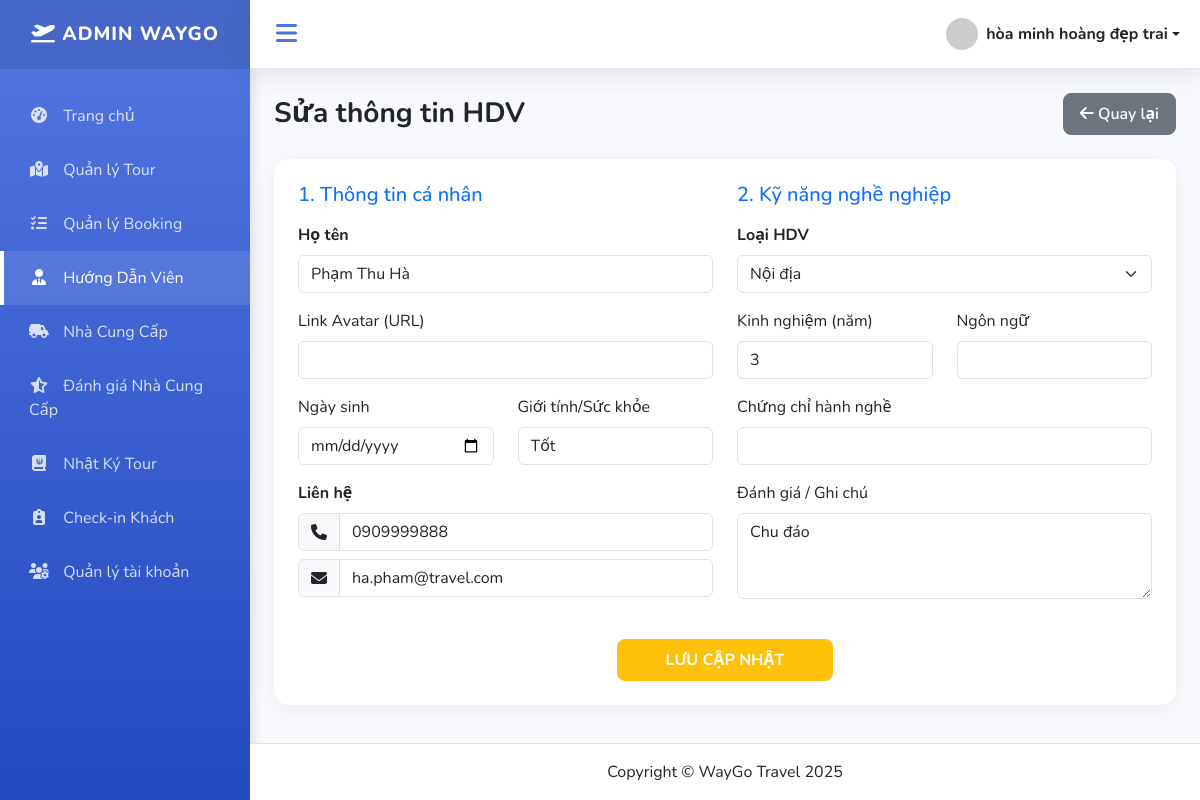
The page /index.php?action=hdv_edit&id=2 (signed in) on the database its author committed.
### tables this page shows
CREATE TABLE `huong_dan_viens` (
  `id` int NOT NULL,
  `ho_ten` varchar(255) NOT NULL,
  `avatar` varchar(255) DEFAULT NULL,
  `ngay_sinh` date DEFAULT NULL,
  `so_dien_thoai` varchar(20) DEFAULT NULL,
  `email` varchar(100) DEFAULT NULL,
  `chung_chi` varchar(255) DEFAULT NULL,
  `ngon_ngu` varchar(100) DEFAULT NULL,
  `kinh_nghiem_nam` int DEFAULT NULL,
  `loai_hdv` enum('Nội địa','Quốc tế') DEFAULT NULL,
  `suc_khoe` varchar(50) DEFAULT NULL,
  `danh_gia` varchar(255) DEFAULT NULL
);

### controllers/HuongDanVienController.php (called while the page is built, shortened)
<?php
class HuongDanVienController
{
    private $model;
    public function __construct()
    {
        $this->model = new HuongDanVienModel();
    }
    public function editHDV()
    {
        $id = $_GET['id'] ?? null;
        $hdv = $this->model->getHDVById($id);
        include PATH_VIEW . 'admin/huong_dan_vien/hdv_edit.php';
    }
}

### index.php (called while the page is built, shortened)
<?php
spl_autoload_register(function ($class) {
    $fileName = "$class.php";
    $fileModel              = PATH_MODEL . $fileName;
});
require_once './routes/index.php';

### models/BaseModel.php (called while the page is built, shortened)
<?php
class BaseModel
{
    public function __construct()
    {
        $dsn = sprintf('mysql:host=%s;port=%s;dbname=%s;charset=utf8', DB_HOST, DB_PORT, DB_NAME);
        try {
            $this->pdo = new PDO($dsn, DB_USERNAME, DB_PASSWORD, DB_OPTIONS);
        } catch (PDOException $e) {
            die("Kết nối cơ sở dữ liệu thất bại: {$e->getMessage()}. Vui lòng thử lại sau.");
        }
    }
}

### models/HuongDanVienModel.php (called while the page is built, shortened)
<?php
class HuongDanVienModel extends BaseModel
{
    protected $table = 'huong_dan_viens';
    public function getHDVById($id)
    {
        $sql = "SELECT * FROM $this->table WHERE id = ?";
        $stmt = $this->pdo->prepare($sql);
        $stmt->execute([$id]);
        return $stmt->fetch(PDO::FETCH_OBJ);
    }
}

### views/admin/huong_dan_vien/hdv_edit.php (the view, shortened to what this page needs)
<?php include PATH_VIEW . 'layouts/header.php'; ?>
<div class="d-flex justify-content-between align-items-center mb-4">
    <h1 class="h3 mb-0 text-gray-800 fw-bold">Sửa thông tin HDV</h1>
    <a href="index.php?action=hdv_list" class="btn btn-secondary">
        <i class="fa-solid fa-arrow-left"></i> Quay lại
    </a>
</div>
<form method="POST" action="" class="card card-modern p-4">
    <div class="row">
        <div class="col-md-6">
            <h5 class="text-primary mb-3">1. Thông tin cá nhân</h5>
            <div class="mb-3">
                <label class="form-label fw-bold">Họ tên</label>
                <input type="text" name="ho_ten" value="<?= $hdv->ho_ten ?>" class="form-control" required>
            </div>
            <div class="mb-3">
                <label class="form-label">Link Avatar (URL)</label>
                <input type="text" name="avatar" value="<?= $hdv->avatar ?>" class="form-control">
            </div>
            <div class="row">
                <div class="col-md-6 mb-3">
                    <label class="form-label">Ngày sinh</label>
                    <input type="date" name="ngay_sinh" value="<?= $hdv->ngay_sinh ?>" class="form-control">
                </div>
                <div class="col-md-6 mb-3">
                    <label class="form-label">Giới tính/Sức khỏe</label>
                    <input type="text" name="suc_khoe" value="<?= $hdv->suc_khoe ?>" class="form-control" placeholder="Tốt/Bình thường">
                </div>
            </div>
            <div class="mb-3">
                <label class="form-label fw-bold">Liên hệ</label>
                <div class="input-group mb-2">
                    <span class="input-group-text"><i class="fa-solid fa-phone"></i></span>
                    <input type="text" name="so_dien_thoai" value="<?= $hdv->so_dien_thoai ?>" class="form-control">
                </div>
                <div class="input-group">
                    <span class="input-group-text"><i class="fa-solid fa-envelope"></i></span>
                    <input type="email" name="email" value="<?= $hdv->email ?>" class="form-control">
                </div>
            </div>
        </div>
        <div class="col-md-6">
            <h5 class="text-primary mb-3">2. Kỹ năng nghề nghiệp</h5>
            <div class="mb-3">
                <label class="form-label fw-bold">Loại HDV</label>
                <select name="loai_hdv" class="form-select">
                    <option value="Nội địa" <?= $hdv->loai_hdv=='Nội địa'?'selected':'' ?>>Nội địa</option>
                </select>
            </div>
            <div class="row">
                <div class="col-md-6 mb-3">
                    <label class="form-label">Kinh nghiệm (năm)</label>
                    <input type="number" name="kinh_nghiem_nam" value="<?= $hdv->kinh_nghiem_nam ?>" class="form-control">
                </div>
                <div class="col-md-6 mb-3">
                    <label class="form-label">Ngôn ngữ</label>
                    <input type="text" name="ngon_ngu" value="<?= $hdv->ngon_ngu ?>" class="form-control">
                </div>
            </div>
            <div class="mb-3">
                <label class="form-label">Chứng chỉ hành nghề</label>
                <input type="text" name="chung_chi" value="<?= $hdv->chung_chi ?>" class="form-control">
            </div>
            <div class="mb-3">
                <label class="form-label">Đánh giá / Ghi chú</label>
                <textarea name="danh_gia" class="form-control" rows="3"><?= $hdv->danh_gia ?></textarea>
            </div>
        </div>
    </div>
    <div class="text-center mt-4">
        <button type="submit" class="btn btn-warning px-5 fw-bold text-white">LƯU CẬP NHẬT</button>
    </div>
</form>
<?php include PATH_VIEW . 'layouts/footer.php'; ?>

### assets/css/dashboard.css (style rules this page uses)
:root { --primary-color: #4e73df; --secondary-color: #858796; --success-color: #1cc88a; --info-color: #36b9cc; --warning-color: #f6c23e; --danger-color: #e74a3b; --dark-bg: #222e3c; --light-bg: #f8f9fc; --sidebar-width: 250px; --sidebar-collapsed-width: 70px; --transition-speed: 0.3s; }
body { background-color: var(--light-bg); font-family: 'Nunito', 'Segoe UI', sans-serif; overflow-x: hidden; }
.card-modern { border: none; border-radius: 15px; box-shadow: 0 4px 20px rgba(0, 0, 0, 0.05); transition: transform 0.3s ease; background: #fff; overflow: hidden; height: auto !important; min-height: 0; }
.btn { border-radius: 8px; padding: 8px 16px; font-weight: 600; transition: all 0.3s; }

### rows shown on the page
huong_dan_viens: ho_ten "Phạm Thu Hà", suc_khoe "Tốt", so_dien_thoai "0909999888", email "ha.pham@travel.com", loai_hdv "Nội địa", kinh_nghiem_nam "3", danh_gia "Chu đáo"

### other values the page prints
$_SESSION['user_name'] "hòa minh hoàng đẹp trai"
